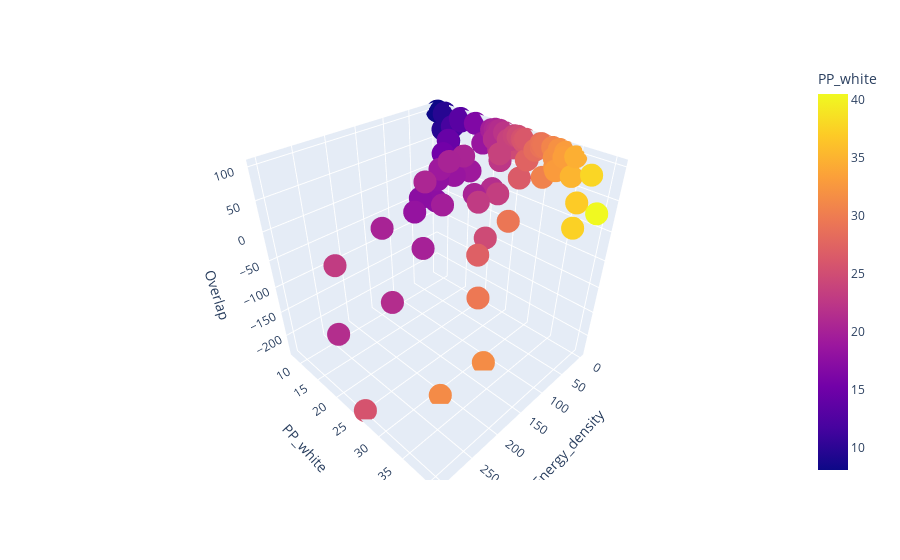

Here is the notebook cell this chart was saved with:
### Code cell
fig = px.scatter_3d(df, x='Energy_density', y='PP_white', z='Overlap',
              color='PP_white')
fig.show()
